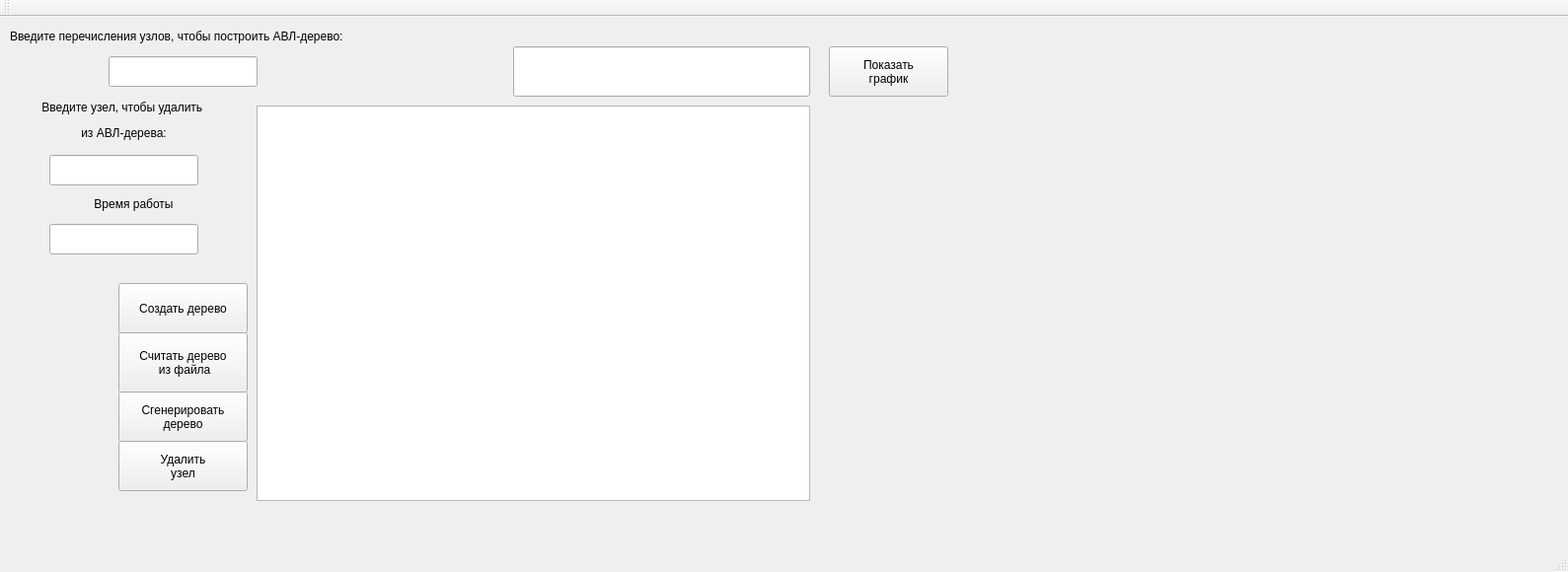
<?xml version="1.0" encoding="UTF-8"?>
<ui version="4.0">
 <class>MainWindow</class>
 <widget class="QMainWindow" name="MainWindow">
  <property name="geometry">
   <rect>
    <x>0</x>
    <y>0</y>
    <width>1589</width>
    <height>580</height>
   </rect>
  </property>
  <property name="windowTitle">
   <string>MainWindow</string>
  </property>
  <widget class="QWidget" name="centralWidget">
   <widget class="QPushButton" name="pushButton">
    <property name="geometry">
     <rect>
      <x>120</x>
      <y>270</y>
      <width>131</width>
      <height>51</height>
     </rect>
    </property>
    <property name="text">
     <string>Создать дерево</string>
    </property>
   </widget>
   <widget class="QLineEdit" name="lineEdit">
    <property name="geometry">
     <rect>
      <x>110</x>
      <y>40</y>
      <width>151</width>
      <height>31</height>
     </rect>
    </property>
   </widget>
   <widget class="QLineEdit" name="lineEdit_3">
    <property name="geometry">
     <rect>
      <x>520</x>
      <y>30</y>
      <width>301</width>
      <height>51</height>
     </rect>
    </property>
    <property name="readOnly">
     <bool>true</bool>
    </property>
   </widget>
   <widget class="QLabel" name="label">
    <property name="geometry">
     <rect>
      <x>10</x>
      <y>0</y>
      <width>391</width>
      <height>41</height>
     </rect>
    </property>
    <property name="text">
     <string>&lt;html&gt;&lt;head/&gt;&lt;body&gt;&lt;p&gt;Введите перечисления узлов, чтобы построить АВЛ-дерево:&lt;/p&gt;&lt;/body&gt;&lt;/html&gt;</string>
    </property>
   </widget>
   <widget class="QPushButton" name="pushButton_2">
    <property name="geometry">
     <rect>
      <x>120</x>
      <y>320</y>
      <width>131</width>
      <height>61</height>
     </rect>
    </property>
    <property name="text">
     <string>Считать дерево
 из файла</string>
    </property>
   </widget>
   <widget class="QTextEdit" name="lineEdit_2">
    <property name="geometry">
     <rect>
      <x>260</x>
      <y>90</y>
      <width>561</width>
      <height>401</height>
     </rect>
    </property>
    <property name="readOnly">
     <bool>true</bool>
    </property>
   </widget>
   <widget class="QPushButton" name="pushButton_3">
    <property name="geometry">
     <rect>
      <x>120</x>
      <y>380</y>
      <width>131</width>
      <height>51</height>
     </rect>
    </property>
    <property name="text">
     <string>Сгенерировать 
дерево</string>
    </property>
   </widget>
   <widget class="QPushButton" name="pushButton_4">
    <property name="geometry">
     <rect>
      <x>120</x>
      <y>430</y>
      <width>131</width>
      <height>51</height>
     </rect>
    </property>
    <property name="text">
     <string>Удалить
узел</string>
    </property>
   </widget>
   <widget class="QLabel" name="label_2">
    <property name="geometry">
     <rect>
      <x>0</x>
      <y>70</y>
      <width>251</width>
      <height>71</height>
     </rect>
    </property>
    <property name="text">
     <string>&lt;html&gt;&lt;head/&gt;&lt;body&gt;&lt;p align=&quot;center&quot;&gt;Введите узел, чтобы удалить &lt;/p&gt;&lt;p align=&quot;center&quot;&gt;из АВЛ-дерева:&lt;/p&gt;&lt;/body&gt;&lt;/html&gt;</string>
    </property>
   </widget>
   <widget class="QLineEdit" name="lineEdit_4">
    <property name="geometry">
     <rect>
      <x>50</x>
      <y>140</y>
      <width>151</width>
      <height>31</height>
     </rect>
    </property>
   </widget>
   <widget class="QLabel" name="label_3">
    <property name="geometry">
     <rect>
      <x>10</x>
      <y>170</y>
      <width>251</width>
      <height>41</height>
     </rect>
    </property>
    <property name="text">
     <string>&lt;html&gt;&lt;head/&gt;&lt;body&gt;&lt;p align=&quot;center&quot;&gt;Время работы&lt;/p&gt;&lt;/body&gt;&lt;/html&gt;</string>
    </property>
   </widget>
   <widget class="QLineEdit" name="lineEdit_5">
    <property name="geometry">
     <rect>
      <x>50</x>
      <y>210</y>
      <width>151</width>
      <height>31</height>
     </rect>
    </property>
   </widget>
   <widget class="QPushButton" name="pushButton_5">
    <property name="geometry">
     <rect>
      <x>840</x>
      <y>30</y>
      <width>121</width>
      <height>51</height>
     </rect>
    </property>
    <property name="text">
     <string>Показать
график</string>
    </property>
   </widget>
  </widget>
  <widget class="QMenuBar" name="menuBar">
   <property name="geometry">
    <rect>
     <x>0</x>
     <y>0</y>
     <width>1589</width>
     <height>22</height>
    </rect>
   </property>
  </widget>
  <widget class="QToolBar" name="mainToolBar">
   <attribute name="toolBarArea">
    <enum>TopToolBarArea</enum>
   </attribute>
   <attribute name="toolBarBreak">
    <bool>false</bool>
   </attribute>
  </widget>
  <widget class="QStatusBar" name="statusBar"/>
 </widget>
 <layoutdefault spacing="6" margin="11"/>
 <resources/>
 <connections/>
</ui>
